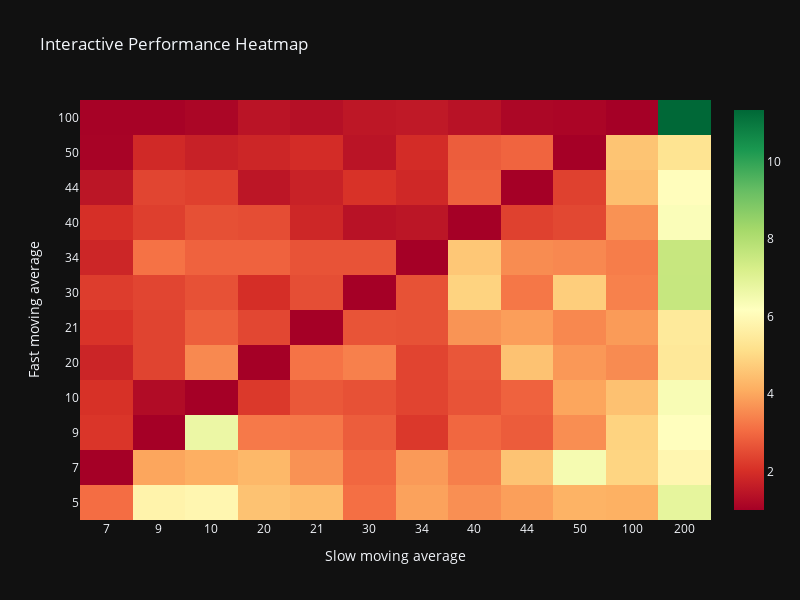

Here is the notebook cell this chart was saved with:
### Code cell
import seaborn as sns
import matplotlib.pyplot as plt
import plotly.graph_objects as go
import pandas as pd

# Assuming 'returns_matrix' is a DataFrame with numerical values
valores = returns_matrix.copy()
valores.index = valores.index.astype(str)
valores.columns = valores.columns.astype(str)

# Convert the DataFrame to numeric format
valores = valores.apply(pd.to_numeric, errors='coerce')

# Create a custom hover template with percentage for Plotly
hover_template = 'Fast moving average: %{y}<br>Slow moving average: %{x}<br>Percentage: %{z:.1%}'

# Create a Seaborn heatmap
plt.figure(figsize=(15, 8))
sns.heatmap(valores, annot=True, cmap='RdYlGn', fmt=".1%", cbar=False)

# Manually set tick labels on the axes
plt.xticks(ticks=range(len(valores.columns)), labels=valores.columns, rotation=45)
plt.yticks(ticks=range(len(valores.index)), labels=valores.index, rotation=0)

# Add titles and labels
plt.xlabel('Slow moving average', fontsize=12, color='white')
plt.ylabel('Fast moving average', fontsize=12, color='white')
plt.title('Performance Heatmap', fontsize=16, color='white')

# Show the static Seaborn plot
plt.show()

# Create an interactive Plotly heatmap
fig = go.Figure(data=go.Heatmap(z=valores.values,
                                x=valores.columns,
                                y=valores.index,
                                hovertemplate=hover_template,
                                colorscale='RdYlGn'))

# Update axis labels and layout
fig.update_xaxes(title_text='Slow moving average')
fig.update_yaxes(title_text='Fast moving average')
fig.update_layout(
    title='Interactive Performance Heatmap',
    template='plotly_dark',
    height=600,  # Adjust the height as needed
    width=800    # Adjust the width as needed
)

# Show the interactive Plotly plot
fig.show()

### Figure 1 — Plotly figure (JSON) as saved in the notebook; plotly's stock layout.template omitted (floating-point values rounded to 4 significant figures; data arrays with more than 128 entries replaced by an {"elided": "..."} marker saying what was removed)
{"data": [{"colorscale": [[0, "rgb(165,0,38)"], [0.1, "rgb(215,48,39)"], [0.2, "rgb(244,109,67)"], [0.3, "rgb(253,174,97)"], [0.4, "rgb(254,224,139)"], [0.5, "rgb(255,255,191)"], [0.6, "rgb(217,239,139)"], [0.7, "rgb(166,217,106)"], [0.8, "rgb(102,189,99)"], [0.9, "rgb(26,152,80)"], [1, "rgb(0,104,55)"]], "hovertemplate": "Fast moving average: %{y}<br>Slow moving average: %{x}<br>Percentage: %{z:.1%}", "type": "heatmap", "x": ["7", "9", "10", "20", "21", "30", "34", "40", "44", "50", "100", "200"], "y": ["5", "7", "9", "10", "20", "21", "30", "34", "40", "44", "50", "100"], "z": {"elided": "12x12 float values"}}], "layout": {"height": 600, "title": {"text": "Interactive Performance Heatmap"}, "width": 800, "xaxis": {"autorange": true, "range": [-0.5, 11.5], "title": {"text": "Slow moving average"}, "type": "category"}, "yaxis": {"autorange": true, "range": [-0.5, 11.5], "title": {"text": "Fast moving average"}, "type": "category"}}}
